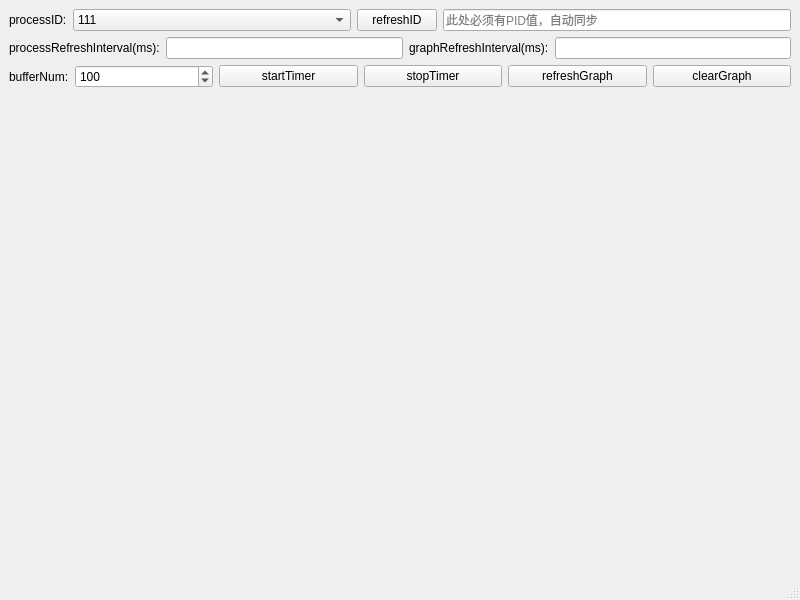
<?xml version="1.0" encoding="UTF-8"?>
<ui version="4.0">
 <class>MainWindow</class>
 <widget class="QMainWindow" name="MainWindow">
  <property name="geometry">
   <rect>
    <x>0</x>
    <y>0</y>
    <width>800</width>
    <height>600</height>
   </rect>
  </property>
  <property name="windowTitle">
   <string>getPrivateBytes</string>
  </property>
  <widget class="QWidget" name="centralwidget">
   <layout class="QGridLayout" name="gridLayout" rowstretch="1,1,1,7">
    <item row="0" column="0">
     <layout class="QHBoxLayout" name="horizontalLayout" stretch="0,4,0,5">
      <item>
       <widget class="QLabel" name="label">
        <property name="text">
         <string>processID:</string>
        </property>
       </widget>
      </item>
      <item>
       <widget class="QComboBox" name="comboBox">
        <item>
         <property name="text">
          <string>111</string>
         </property>
        </item>
       </widget>
      </item>
      <item>
       <widget class="QPushButton" name="refreshProcessBtn">
        <property name="text">
         <string>refreshID</string>
        </property>
       </widget>
      </item>
      <item>
       <widget class="QLineEdit" name="processIdEdit">
        <property name="sizePolicy">
         <sizepolicy hsizetype="Expanding" vsizetype="Fixed">
          <horstretch>0</horstretch>
          <verstretch>0</verstretch>
         </sizepolicy>
        </property>
        <property name="minimumSize">
         <size>
          <width>10</width>
          <height>0</height>
         </size>
        </property>
        <property name="inputMask">
         <string notr="true"/>
        </property>
        <property name="text">
         <string/>
        </property>
        <property name="maxLength">
         <number>6</number>
        </property>
        <property name="placeholderText">
         <string>此处必须有PID值，自动同步</string>
        </property>
       </widget>
      </item>
     </layout>
    </item>
    <item row="1" column="0">
     <layout class="QHBoxLayout" name="horizontalLayout_3">
      <item>
       <widget class="QLabel" name="timerInter">
        <property name="text">
         <string>processRefreshInterval(ms):</string>
        </property>
       </widget>
      </item>
      <item>
       <widget class="QLineEdit" name="timeInterEdit">
        <property name="inputMask">
         <string notr="true"/>
        </property>
       </widget>
      </item>
      <item>
       <widget class="QLabel" name="graphInter">
        <property name="text">
         <string>graphRefreshInterval(ms):</string>
        </property>
       </widget>
      </item>
      <item>
       <widget class="QLineEdit" name="graphInterEdit"/>
      </item>
     </layout>
    </item>
    <item row="2" column="0">
     <layout class="QHBoxLayout" name="horizontalLayout_2" stretch="0,2,2,2,2,2">
      <item>
       <widget class="QLabel" name="countLabel">
        <property name="text">
         <string>bufferNum:</string>
        </property>
       </widget>
      </item>
      <item>
       <widget class="QSpinBox" name="spinBox">
        <property name="minimum">
         <number>1</number>
        </property>
        <property name="maximum">
         <number>999999999</number>
        </property>
        <property name="singleStep">
         <number>100</number>
        </property>
        <property name="value">
         <number>100</number>
        </property>
       </widget>
      </item>
      <item>
       <widget class="QPushButton" name="startBtn">
        <property name="text">
         <string>startTimer</string>
        </property>
       </widget>
      </item>
      <item>
       <widget class="QPushButton" name="stopBtn">
        <property name="text">
         <string>stopTimer</string>
        </property>
       </widget>
      </item>
      <item>
       <widget class="QPushButton" name="refreshGraphBtn">
        <property name="text">
         <string>refreshGraph</string>
        </property>
       </widget>
      </item>
      <item>
       <widget class="QPushButton" name="clearBtn">
        <property name="text">
         <string>clearGraph</string>
        </property>
       </widget>
      </item>
     </layout>
    </item>
    <item row="3" column="0">
     <widget class="QCustomPlot" name="customPlot" native="true"/>
    </item>
   </layout>
  </widget>
  <widget class="QMenuBar" name="menubar">
   <property name="geometry">
    <rect>
     <x>0</x>
     <y>0</y>
     <width>800</width>
     <height>23</height>
    </rect>
   </property>
  </widget>
  <widget class="QStatusBar" name="statusbar"/>
 </widget>
 <customwidgets>
  <customwidget>
   <class>QCustomPlot</class>
   <extends>QWidget</extends>
   <header location="global">qcustomplot.h</header>
   <container>1</container>
  </customwidget>
 </customwidgets>
 <resources/>
 <connections/>
</ui>
